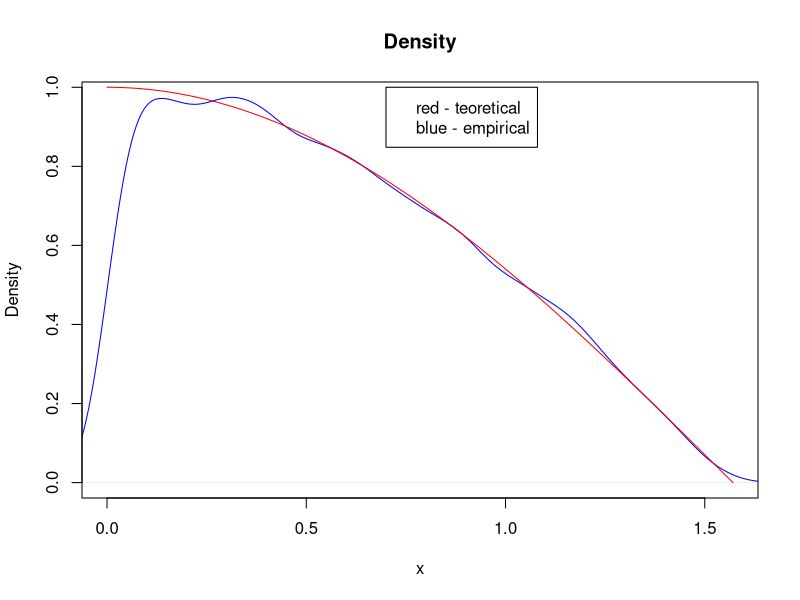

Generate this figure with R:

dens <- function(x) cos(x)

distrib <- function(x) sin(x)

invert <- function(x) asin(x)

ybetta <- 1.96

z <- runif(10000, min = 0, max = 1)

x <- invert(z)

cat("empirical mean:", sum(x)/length(x))
cat("mean func mean:", mean(x))
cat("mean from density func:", integrate((function(x) x * dens(x)), 0, pi / 2)$value)
CounttedMean <- integrate((function(x) x * dens(x)), 0, pi / 2)$value

cat("Varianse mean:", sum(x ^ 2) / (length(x) - 1) - sum(x) ^ 2 / (length(x) * (length(x) - 1)))
cat("Varianse usin var func:", var(x))
cat("Variance from density function:", integrate((function(x) (x - CounttedMean) ^ 2 * dens(x)), 0, pi / 2)$value)
CountedVar <- integrate((function(x) (x - CounttedMean) ^ 2 * dens(x)), 0, pi / 2)$value

cat("confidence 95% interval: [", CounttedMean - ybetta * sqrt(CountedVar) / sqrt(length(x)), ",",
    CounttedMean + ybetta * sqrt(CountedVar) / sqrt(length(x)), "]", "real:", mean(x))

plot(x = density(x), xlab = "x", main = "Density", xlim = c(0, pi / 2), col = "blue")
curve(dens, add = T, col = "red")
legend(0.7, 1, c("red - teoretical", "blue - empirical"))
